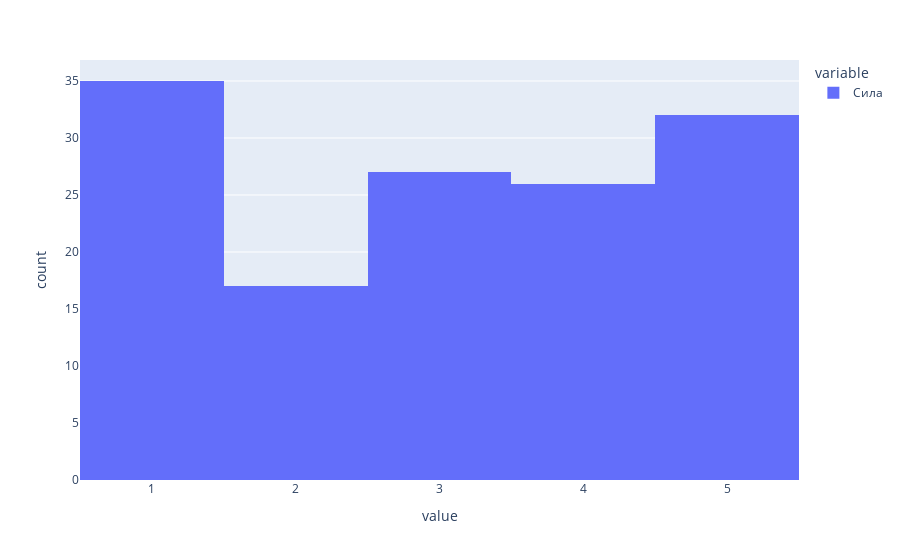

Notebook code cell kept with this figure:
### Markdown cell above
Ну... В теории можно построить график распределения и +- случайно распределить параметры, на основе существующих данных. Допустим, мы присвоим 1 с такой вероятностью, 2 с другой и т.д

Алгоритм примерно следующий:

находим сколько стендов имеют силу 1, например, и делим на общее количество стендов

### Code cell
done_values_power = begin_dataset[
    (begin_dataset['Сила'] != 'undefined') & (begin_dataset['Сила'] != 'unknown') & (begin_dataset['Сила'] != 'infinite')
]

power_stats_histogram = px.histogram(done_values_power['Сила'], nbins = 8)
power_stats_histogram.show()

### Figure 1 — Plotly figure (JSON) as saved in the notebook; plotly's stock layout.template omitted (floating-point values rounded to 4 significant figures; data arrays with more than 128 entries replaced by an {"elided": "..."} marker saying what was removed)
{"data": [{"alignmentgroup": "True", "bingroup": "x", "hovertemplate": "variable=Сила<br>value=%{x}<br>count=%{y}<extra></extra>", "legendgroup": "Сила", "marker": {"color": "#636efa", "pattern": {"shape": ""}}, "name": "Сила", "nbinsx": 8, "offsetgroup": "Сила", "orientation": "v", "showlegend": true, "type": "histogram", "x": {"elided": "137 int values"}, "xaxis": "x", "yaxis": "y"}], "layout": {"barmode": "relative", "legend": {"title": {"text": "variable"}, "tracegroupgap": 0}, "margin": {"t": 60}, "xaxis": {"anchor": "y", "domain": [0, 1], "title": {"text": "value"}}, "yaxis": {"anchor": "x", "domain": [0, 1], "title": {"text": "count"}}}}
